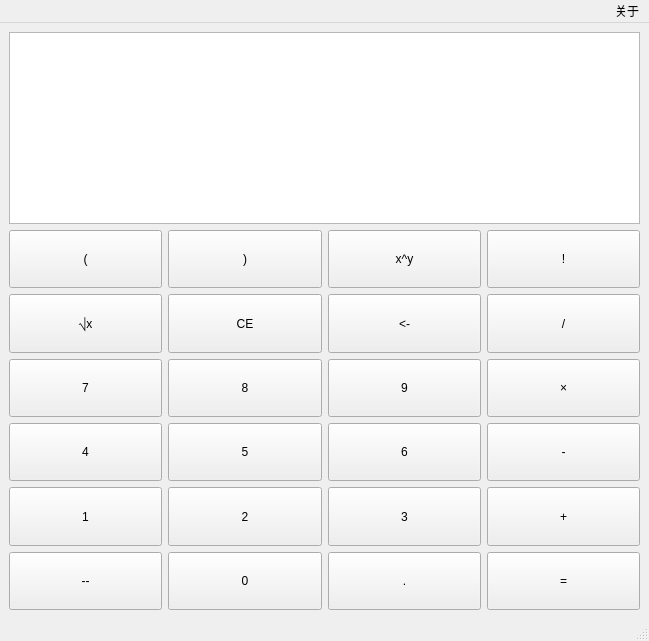
<?xml version="1.0" encoding="UTF-8"?>
<ui version="4.0">
 <class>Main</class>
 <widget class="QMainWindow" name="Main">
  <property name="geometry">
   <rect>
    <x>0</x>
    <y>0</y>
    <width>649</width>
    <height>641</height>
   </rect>
  </property>
  <property name="windowTitle">
   <string>Main</string>
  </property>
  <widget class="QWidget" name="centralwidget">
   <layout class="QVBoxLayout" name="verticalLayout">
    <item>
     <widget class="QTextBrowser" name="view">
      <property name="sizePolicy">
       <sizepolicy hsizetype="Expanding" vsizetype="Fixed">
        <horstretch>0</horstretch>
        <verstretch>0</verstretch>
       </sizepolicy>
      </property>
      <property name="font">
       <font>
        <family>微软雅黑</family>
        <pointsize>18</pointsize>
       </font>
      </property>
     </widget>
    </item>
    <item>
     <layout class="QGridLayout" name="gridLayout">
      <item row="1" column="2">
       <widget class="QPushButton" name="button_back">
        <property name="sizePolicy">
         <sizepolicy hsizetype="Expanding" vsizetype="Expanding">
          <horstretch>0</horstretch>
          <verstretch>0</verstretch>
         </sizepolicy>
        </property>
        <property name="text">
         <string>&lt;-</string>
        </property>
       </widget>
      </item>
      <item row="2" column="2">
       <widget class="QPushButton" name="button_9">
        <property name="sizePolicy">
         <sizepolicy hsizetype="Expanding" vsizetype="Expanding">
          <horstretch>0</horstretch>
          <verstretch>0</verstretch>
         </sizepolicy>
        </property>
        <property name="text">
         <string>9</string>
        </property>
       </widget>
      </item>
      <item row="4" column="3">
       <widget class="QPushButton" name="button_add">
        <property name="sizePolicy">
         <sizepolicy hsizetype="Expanding" vsizetype="Expanding">
          <horstretch>0</horstretch>
          <verstretch>0</verstretch>
         </sizepolicy>
        </property>
        <property name="text">
         <string>+</string>
        </property>
       </widget>
      </item>
      <item row="4" column="2">
       <widget class="QPushButton" name="button_3">
        <property name="sizePolicy">
         <sizepolicy hsizetype="Expanding" vsizetype="Expanding">
          <horstretch>0</horstretch>
          <verstretch>0</verstretch>
         </sizepolicy>
        </property>
        <property name="text">
         <string>3</string>
        </property>
       </widget>
      </item>
      <item row="4" column="1">
       <widget class="QPushButton" name="button_2">
        <property name="sizePolicy">
         <sizepolicy hsizetype="Expanding" vsizetype="Expanding">
          <horstretch>0</horstretch>
          <verstretch>0</verstretch>
         </sizepolicy>
        </property>
        <property name="text">
         <string>2</string>
        </property>
       </widget>
      </item>
      <item row="5" column="2">
       <widget class="QPushButton" name="button_dot">
        <property name="sizePolicy">
         <sizepolicy hsizetype="Expanding" vsizetype="Expanding">
          <horstretch>0</horstretch>
          <verstretch>0</verstretch>
         </sizepolicy>
        </property>
        <property name="text">
         <string>.</string>
        </property>
       </widget>
      </item>
      <item row="3" column="1">
       <widget class="QPushButton" name="button_5">
        <property name="sizePolicy">
         <sizepolicy hsizetype="Expanding" vsizetype="Expanding">
          <horstretch>0</horstretch>
          <verstretch>0</verstretch>
         </sizepolicy>
        </property>
        <property name="text">
         <string>5</string>
        </property>
       </widget>
      </item>
      <item row="2" column="0">
       <widget class="QPushButton" name="button_7">
        <property name="sizePolicy">
         <sizepolicy hsizetype="Expanding" vsizetype="Expanding">
          <horstretch>0</horstretch>
          <verstretch>0</verstretch>
         </sizepolicy>
        </property>
        <property name="text">
         <string>7</string>
        </property>
       </widget>
      </item>
      <item row="1" column="3">
       <widget class="QPushButton" name="button_div">
        <property name="sizePolicy">
         <sizepolicy hsizetype="Expanding" vsizetype="Expanding">
          <horstretch>0</horstretch>
          <verstretch>0</verstretch>
         </sizepolicy>
        </property>
        <property name="text">
         <string>/</string>
        </property>
       </widget>
      </item>
      <item row="0" column="0">
       <widget class="QPushButton" name="button_left">
        <property name="sizePolicy">
         <sizepolicy hsizetype="Expanding" vsizetype="Expanding">
          <horstretch>0</horstretch>
          <verstretch>0</verstretch>
         </sizepolicy>
        </property>
        <property name="text">
         <string>(</string>
        </property>
       </widget>
      </item>
      <item row="0" column="2">
       <widget class="QPushButton" name="button_squa">
        <property name="sizePolicy">
         <sizepolicy hsizetype="Expanding" vsizetype="Expanding">
          <horstretch>0</horstretch>
          <verstretch>0</verstretch>
         </sizepolicy>
        </property>
        <property name="text">
         <string>x^y</string>
        </property>
       </widget>
      </item>
      <item row="5" column="3">
       <widget class="QPushButton" name="button_equ">
        <property name="sizePolicy">
         <sizepolicy hsizetype="Expanding" vsizetype="Expanding">
          <horstretch>0</horstretch>
          <verstretch>0</verstretch>
         </sizepolicy>
        </property>
        <property name="text">
         <string>=</string>
        </property>
       </widget>
      </item>
      <item row="3" column="2">
       <widget class="QPushButton" name="button_6">
        <property name="sizePolicy">
         <sizepolicy hsizetype="Expanding" vsizetype="Expanding">
          <horstretch>0</horstretch>
          <verstretch>0</verstretch>
         </sizepolicy>
        </property>
        <property name="text">
         <string>6</string>
        </property>
       </widget>
      </item>
      <item row="5" column="1">
       <widget class="QPushButton" name="button_0">
        <property name="sizePolicy">
         <sizepolicy hsizetype="Expanding" vsizetype="Expanding">
          <horstretch>0</horstretch>
          <verstretch>0</verstretch>
         </sizepolicy>
        </property>
        <property name="text">
         <string>0</string>
        </property>
       </widget>
      </item>
      <item row="0" column="3">
       <widget class="QPushButton" name="button_most">
        <property name="sizePolicy">
         <sizepolicy hsizetype="Expanding" vsizetype="Expanding">
          <horstretch>0</horstretch>
          <verstretch>0</verstretch>
         </sizepolicy>
        </property>
        <property name="text">
         <string>!</string>
        </property>
       </widget>
      </item>
      <item row="2" column="3">
       <widget class="QPushButton" name="button_mult">
        <property name="sizePolicy">
         <sizepolicy hsizetype="Expanding" vsizetype="Expanding">
          <horstretch>0</horstretch>
          <verstretch>0</verstretch>
         </sizepolicy>
        </property>
        <property name="text">
         <string>×</string>
        </property>
       </widget>
      </item>
      <item row="3" column="3">
       <widget class="QPushButton" name="button_sub">
        <property name="sizePolicy">
         <sizepolicy hsizetype="Expanding" vsizetype="Expanding">
          <horstretch>0</horstretch>
          <verstretch>0</verstretch>
         </sizepolicy>
        </property>
        <property name="text">
         <string>-</string>
        </property>
       </widget>
      </item>
      <item row="0" column="1">
       <widget class="QPushButton" name="button_right">
        <property name="sizePolicy">
         <sizepolicy hsizetype="Expanding" vsizetype="Expanding">
          <horstretch>0</horstretch>
          <verstretch>0</verstretch>
         </sizepolicy>
        </property>
        <property name="text">
         <string>)</string>
        </property>
       </widget>
      </item>
      <item row="3" column="0">
       <widget class="QPushButton" name="button_4">
        <property name="sizePolicy">
         <sizepolicy hsizetype="Expanding" vsizetype="Expanding">
          <horstretch>0</horstretch>
          <verstretch>0</verstretch>
         </sizepolicy>
        </property>
        <property name="text">
         <string>4</string>
        </property>
       </widget>
      </item>
      <item row="4" column="0">
       <widget class="QPushButton" name="button_1">
        <property name="sizePolicy">
         <sizepolicy hsizetype="Expanding" vsizetype="Expanding">
          <horstretch>0</horstretch>
          <verstretch>0</verstretch>
         </sizepolicy>
        </property>
        <property name="text">
         <string>1</string>
        </property>
       </widget>
      </item>
      <item row="2" column="1">
       <widget class="QPushButton" name="button_8">
        <property name="sizePolicy">
         <sizepolicy hsizetype="Expanding" vsizetype="Expanding">
          <horstretch>0</horstretch>
          <verstretch>0</verstretch>
         </sizepolicy>
        </property>
        <property name="text">
         <string>8</string>
        </property>
       </widget>
      </item>
      <item row="5" column="0">
       <widget class="QPushButton" name="button_onlysub">
        <property name="sizePolicy">
         <sizepolicy hsizetype="Expanding" vsizetype="Expanding">
          <horstretch>0</horstretch>
          <verstretch>0</verstretch>
         </sizepolicy>
        </property>
        <property name="text">
         <string>--</string>
        </property>
       </widget>
      </item>
      <item row="1" column="0">
       <widget class="QPushButton" name="button_sqrt">
        <property name="sizePolicy">
         <sizepolicy hsizetype="Expanding" vsizetype="Expanding">
          <horstretch>0</horstretch>
          <verstretch>0</verstretch>
         </sizepolicy>
        </property>
        <property name="text">
         <string>⎷x</string>
        </property>
       </widget>
      </item>
      <item row="1" column="1">
       <widget class="QPushButton" name="button_clear">
        <property name="sizePolicy">
         <sizepolicy hsizetype="Expanding" vsizetype="Expanding">
          <horstretch>0</horstretch>
          <verstretch>0</verstretch>
         </sizepolicy>
        </property>
        <property name="text">
         <string>CE</string>
        </property>
       </widget>
      </item>
     </layout>
    </item>
   </layout>
  </widget>
  <widget class="QMenuBar" name="menubar">
   <property name="geometry">
    <rect>
     <x>0</x>
     <y>0</y>
     <width>649</width>
     <height>25</height>
    </rect>
   </property>
   <property name="layoutDirection">
    <enum>Qt::RightToLeft</enum>
   </property>
   <widget class="QMenu" name="menu">
    <property name="title">
     <string>关于</string>
    </property>
    <addaction name="author"/>
    <addaction name="version"/>
   </widget>
   <addaction name="menu"/>
  </widget>
  <widget class="QStatusBar" name="statusbar"/>
  <action name="author">
   <property name="text">
    <string>作者</string>
   </property>
  </action>
  <action name="version">
   <property name="text">
    <string>版本</string>
   </property>
  </action>
 </widget>
 <resources/>
 <connections/>
</ui>
